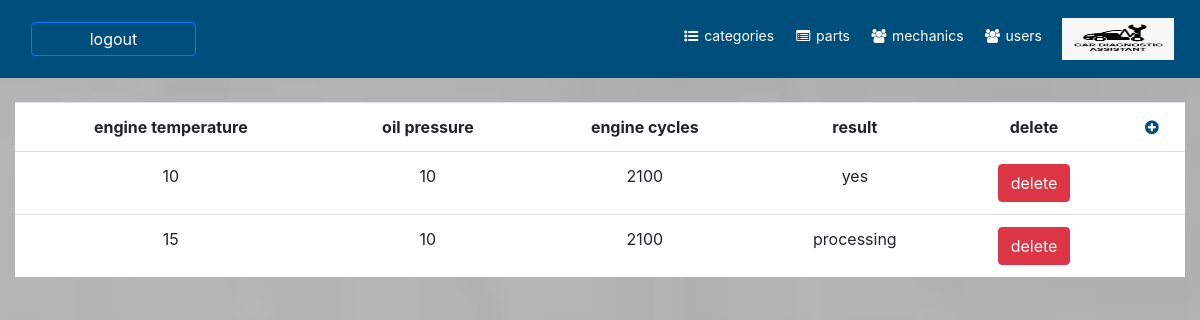
Screenshot of /recommendations.php (signed in) with the database file from the repository.
### tables this page shows
CREATE TABLE `recommendations` (
  `id` int(11) NOT NULL,
  `engine_temperature` double NOT NULL,
  `oil_pressure` double NOT NULL,
  `engine_cycles` double NOT NULL,
  `status` int(11) NOT NULL DEFAULT 0,
  `result` text NOT NULL,
  `user_id` int(11) NOT NULL
);

### web/recommendations.php (the view, shortened to what this page needs)
<?php
include("conn.php");
$id = $_SESSION['id'];
$sql = "SELECT * FROM recommendations WHERE user_id = $id";
$query = mysqli_query($db, $sql);
?>
<!DOCTYPE html>
<html lang="en">
<head>
    <link rel="stylesheet" href="https://maxcdn.bootstrapcdn.com/bootstrap/4.5.2/css/bootstrap.min.css">
    <link rel="stylesheet" href="https://cdnjs.cloudflare.com/ajax/libs/font-awesome/4.7.0/css/font-awesome.min.css">
</head>
<body dir="ltr" class="background" style="background-image: url('images/bg.jpeg');background-size: cover;background-repeat: no-repeat;height:100vh">
    <?php
    include('header.php');
    ?>
    <br />
    <div class="row justify-content-center " style="margin: auto">
        <div class="col-12">
            <table style="background: white;width: 100%;text-align: center;direction: ltr;" class="table">
                <tr>
                    <th>
                    engine temperature
                    </th>
                    <th>
                    oil pressure
                    </th>
                    <th>
                    engine cycles
                    </th>
                    <th>
                    result
                    </th>
                    <th>
                       delete
                    </th>
                    <th>
                        <a href="add_recommendation.php"><i style="color:#004E7C;" class="fa fa-plus-circle"></i></a>
                    </th>
                </tr>
                <?php
                foreach ($query as $row) {
                    if($row['status'] == 0) {$result = "processing";}
                    if($row['status'] == 1) {$result = $row['result'];}
                ?>
                    <tr>
                        <td><?= $row['engine_temperature']; ?></td>
                        <td><?= $row['oil_pressure']; ?> </td>
                        <td><?= $row['engine_cycles']; ?> </td>
                        <td><?= $result; ?></td>
                        <td>
                            <a class="btn btn-danger" href="./recommendations-delete.php?id=<?= $row['id']; ?>">delete</a>
                        </td>
                        <td></td>
                    </tr>
                <?php
                }
                ?>
            </table>
        </div>
    </div>
</body>
</html>

### web/recommendations.php (style rules this page uses)
.background { background-image: url("../images/3.jpeg"); background-size: cover; }

### web/header.php (style rules this page uses)
.row { margin-left: 0px !important; margin-right: 0px !important; }

### rows the page displays
recommendations: engine_temperature "10", oil_pressure "10", engine_cycles "2100", result "yes"
recommendations: engine_temperature "15", oil_pressure "10", engine_cycles "2100", status "processing"
